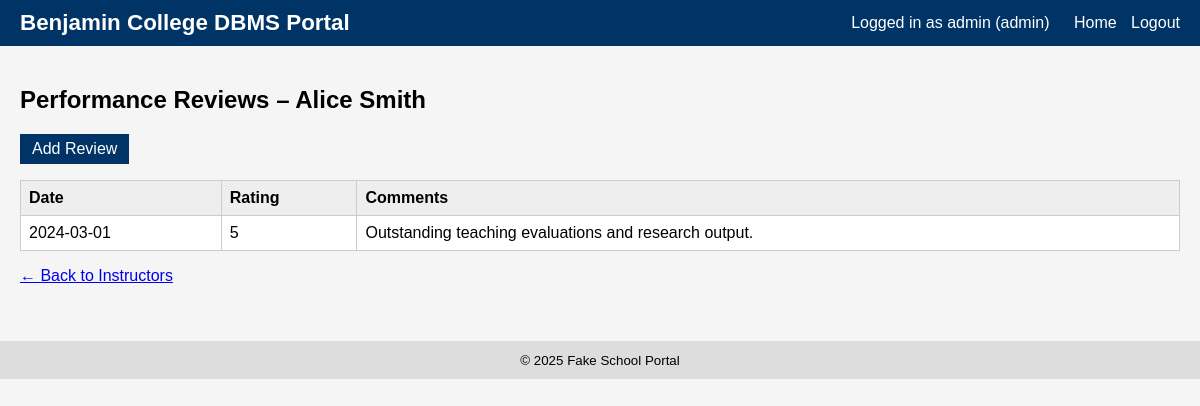
The app's page /admin/instructors/1/reviews (signed in) with its own data.
### tables this page shows
CREATE TABLE Employee (
    employee_id INTEGER PRIMARY KEY AUTOINCREMENT,
    first_name TEXT NOT NULL,
    last_name TEXT NOT NULL,
    email TEXT UNIQUE,
    position_title TEXT,
    department_id INTEGER,
    salary REAL,
    office_id INTEGER,
    hire_date TEXT,
    FOREIGN KEY (department_id) REFERENCES Department(department_id),
    FOREIGN KEY (office_id) REFERENCES Room(room_id)
);

CREATE TABLE PerformanceReview (
    review_id INTEGER PRIMARY KEY AUTOINCREMENT,
    employee_id INTEGER NOT NULL,
    review_date TEXT NOT NULL,
    rating INTEGER CHECK (rating BETWEEN 1 AND 5),
    comments TEXT,
    FOREIGN KEY (employee_id) REFERENCES Employee(employee_id)
);

### app.py (the view)
@app.route("/admin/instructors/<int:employee_id>/reviews")
@login_required(role="admin")
def admin_instructor_reviews(employee_id):
    db = get_db()
    instructor = db.execute(
        "SELECT * FROM Employee WHERE employee_id=?",
        (employee_id,),
    ).fetchone()
    reviews = db.execute(
        """
        SELECT * FROM PerformanceReview
        WHERE employee_id=?
        ORDER BY review_date DESC
        """,
        (employee_id,),
    ).fetchall()
    return render_template(
        "reviews_admin.html",
        instructor=instructor,
        reviews=reviews,
    )

### app.py (called while the page is built)
def get_db():
    if "db" not in g:
        g.db = sqlite3.connect(DATABASE)
        g.db.row_factory = sqlite3.Row
    return g.db

def login_required(role=None):
    def decorator(view):
        @wraps(view)
        def wrapped_view(**kwargs):
            if "user_id" not in session:
                return redirect(url_for("login"))
            if role and session.get("role") != role:
                flash("Unauthorized access.")
                return redirect(url_for("home"))
            return view(**kwargs)
        return wrapped_view
    return decorator

### templates/reviews_admin.html
{% extends "base.html" %}
{% block content %}
<h2>Performance Reviews – {{ instructor.first_name }} {{ instructor.last_name }}</h2>
<p>
    <a class="button" href="{{ url_for('admin_add_review', employee_id=instructor.employee_id) }}">
        Add Review
    </a>
</p>
<table>
    <tr>
        <th>Date</th>
        <th>Rating</th>
        <th>Comments</th>
    </tr>
    {% for r in reviews %}
    <tr>
        <td>{{ r.review_date }}</td>
        <td>{{ r.rating }}</td>
        <td>{{ r.comments }}</td>
    </tr>
    {% endfor %}
</table>
<p><a href="{{ url_for('admin_instructors') }}">← Back to Instructors</a></p>
{% endblock %}

### static/style.css (style rules this page uses)
body { font-family: Arial, sans-serif; margin: 0; background: #f5f5f5; }
table { border-collapse: collapse; width: 100%; background: white; }
table th, table td { border: 1px solid #ccc; padding: 8px; text-align: left; }
table th { background: #eee; }
.button, button { display: inline-block; padding: 6px 12px; background: #003366; color: white; border: none; text-decoration: none; cursor: pointer; }

### records on screen
Employee: first_name "Alice", last_name "Smith"
PerformanceReview: review_date "2024-03-01", rating "5", comments "Outstanding teaching evaluations and research output."

### other values on screen
{{ session.get('username') }} "admin"
{{ session.get('role') }} "admin"
